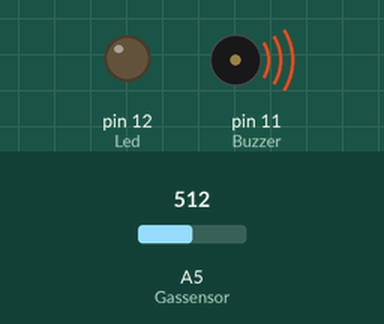
This sketch was run on a simulated Arduino Uno, built with avr-gcc and run on an emulated ATmega328P. Parts: output pins drawn as LEDs (lit = HIGH), buzzer (waves = sounding, pin HIGH). The test bench sets the inputs (shaded band); at power-on: A5 (Gassensor) = 512.

Above: at 1.2 s.
1.3 s: A5 (Gassensor) set to 410
2.8 s: A5 (Gassensor) set to 390
At 3.4 s:
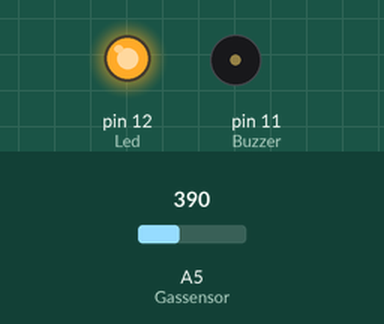
4.3 s: A5 (Gassensor) set to 511
At 4.6 s:
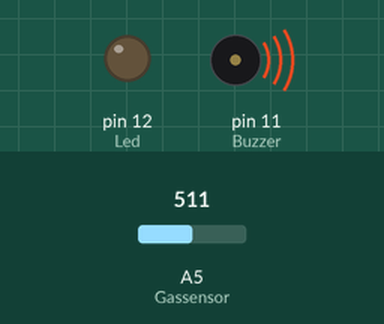
5.8 s: A5 (Gassensor) set to 306
At 7.0 s:
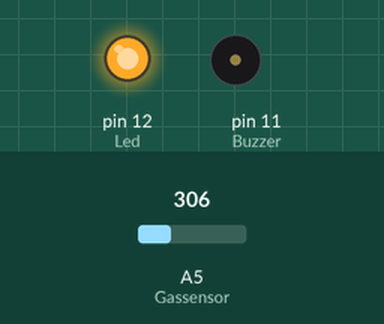
Timing chart, 0 to 8.3 s (numbered marks = the images above; inputs shaded):
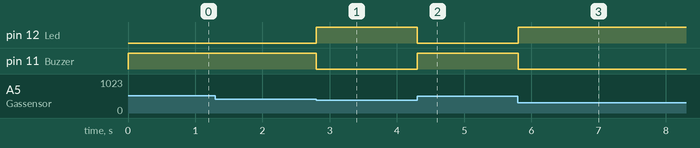

Measured:
- the behaviour switches between 401 and 400 on A5 (Gassensor) (found by bisection; images 0 and 1)
- after the input at 1.3 s, every drawn part: stays the same
- after the input at 2.8 s, pin 12 (Led): LOW → HIGH at once; pin 11 (Buzzer): HIGH → LOW at once
- after the input at 4.3 s, pin 12 (Led): HIGH → LOW at once; pin 11 (Buzzer): LOW → HIGH at once
- after the input at 5.8 s, pin 12 (Led): LOW → HIGH at once; pin 11 (Buzzer): HIGH → LOW at once

The sketch:

code.ino
```cpp
int Led = 12; //LED TO INDICATE NORMAL
int Buzzer = 11; //BUZZER TO INDICATE ACTION NEEDED
int Gassensor = A5; // GAS SENSOR PIN ATTACHED TO A5
int SensorThres = 400;//THRESHOLD VALUE
void setup() {
pinMode(Led, OUTPUT);// LED AS OUTPUT
pinMode(Buzzer, OUTPUT);//BUZZER AS OUTPUT
pinMode(Gassensor, INPUT);// SENSOR AS INPUT
}
void loop() {
int analogSensor = analogRead(Gassensor);
if (analogSensor > SensorThres)//Sensor value exceed threshold limit
{
digitalWrite(Led, LOW);// led will be off
digitalWrite(Buzzer, HIGH);// buzzer will sound
}
else
{
digitalWrite(Led, HIGH);//
digitalWrite(Buzzer, LOW);
}
delay(100);
}
```
